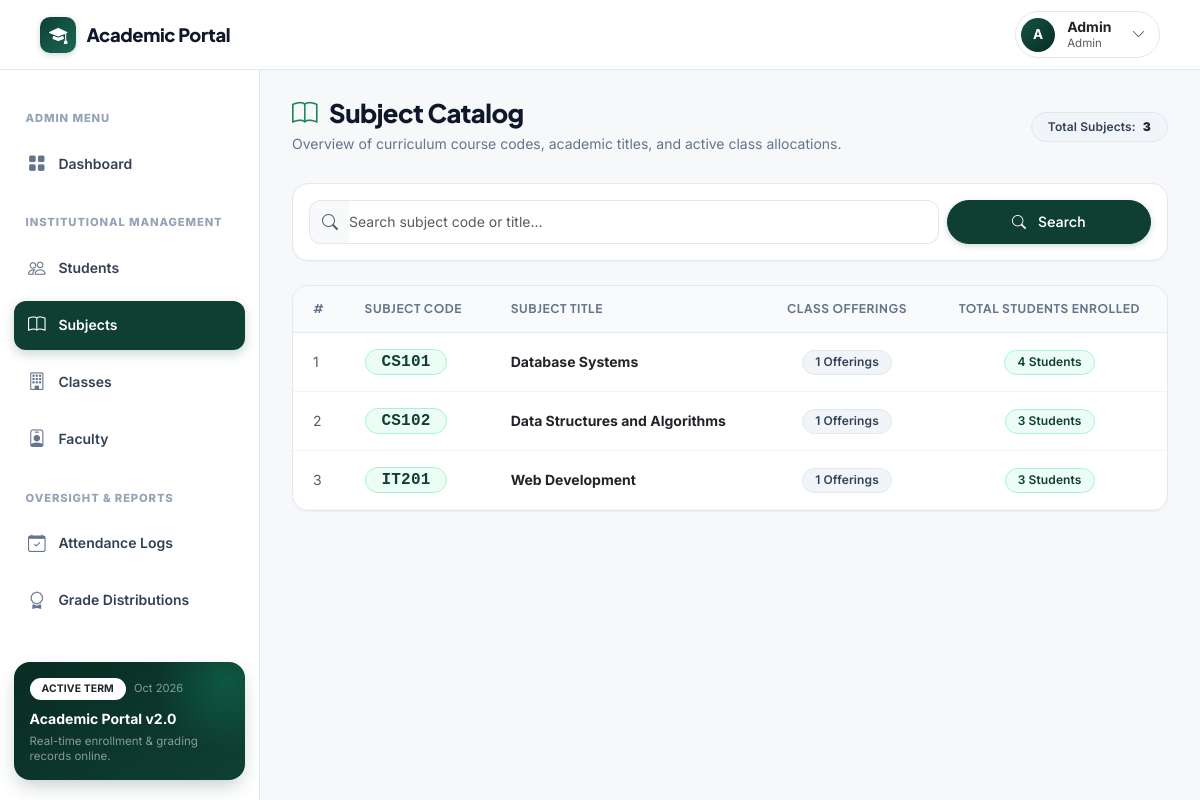
Screenshot of /dean/subjects.php (signed in) with the database file from the repository.
### tables this page shows
CREATE TABLE IF NOT EXISTS subjects (
    subject_id      INT             AUTO_INCREMENT PRIMARY KEY,
    subject_code    VARCHAR(20)     NOT NULL UNIQUE,
    subject_name    VARCHAR(100)    NOT NULL
);

### includes/permissions.php (called while the page is built, shortened)
<?php
function e($value): string {
    return htmlspecialchars((string)$value, ENT_QUOTES, 'UTF-8');
}

### dean/subjects.php (the view, shortened to what this page needs)
<?php
require_once __DIR__ . '/../includes/header.php';
$pdo = db_connect();
$search = trim($_GET['search'] ?? '');
$query = 'SELECT s.subject_id, s.subject_code, s.subject_name,
                 COUNT(DISTINCT c.class_id) AS total_classes,
                 COUNT(DISTINCT sc.student_id) AS total_enrolled_students
          FROM subjects s
          LEFT JOIN classes c ON s.subject_id = c.subject_id
          LEFT JOIN student_classes sc ON c.class_id = sc.class_id
          WHERE 1=1';
$params = [];
$query .= ' GROUP BY s.subject_id ORDER BY s.subject_code ASC';
$stmt = $pdo->prepare($query);
$stmt->execute($params);
$subjects = $stmt->fetchAll();
?>
<div class="page-header-row">
    <div>
        <h1 class="page-title">
            <i class="bi bi-book text-success me-1"></i>Subject Catalog
        </h1>
        <p class="page-subtitle">Overview of curriculum course codes, academic titles, and active class allocations.</p>
    </div>
    <div>
        <span class="badge bg-secondary px-3 py-2">
            Total Subjects: <strong class="text-dark ms-1"><?php echo count($subjects); ?></strong>
        </span>
    </div>
</div>
<div class="card mb-4">
    <div class="card-body p-3">
        <form method="GET" action="subjects.php" class="row g-2">
            <div class="col-md-9">
                <div class="input-group">
                    <span class="input-group-text bg-light border-end-0 text-muted">
                        <i class="bi bi-search"></i>
                    </span>
                    <input type="text" name="search" class="form-control border-start-0 ps-0" placeholder="Search subject code or title..." value="<?php echo e($search); ?>">
                </div>
            </div>
            <div class="col-md-3 d-flex gap-2">
                <button type="submit" class="btn btn-forest flex-grow-1">
                    <i class="bi bi-search me-1"></i> Search
                </button>
            </div>
        </form>
    </div>
</div>
<div class="card">
    <div class="table-responsive">
        <table class="table table-hover align-middle mb-0">
            <thead>
                <tr>
                    <th style="width: 50px;">#</th>
                    <th>Subject Code</th>
                    <th>Subject Title</th>
                    <th class="text-center">Class Offerings</th>
                    <th class="text-center">Total Students Enrolled</th>
                </tr>
            </thead>
            <tbody>
                <?php if (empty($subjects)): ?>
                    <tr>
                        <td colspan="5" class="text-center py-5 text-muted">
                            <i class="bi bi-journal-x fs-2 d-block mb-2 text-subtle"></i>
                            No subjects found matching your query.
                        </td>
                    </tr>
                <?php else: ?>
                    <?php foreach ($subjects as $idx => $sub): ?>
                        <tr>
                            <td class="text-muted small"><?php echo $idx + 1; ?></td>
                            <td>
                                <span class="badge bg-primary fs-6 px-3 py-1 font-monospace">
                                    <?php echo e($sub['subject_code']); ?>
                                </span>
                            </td>
                            <td>
                                <div class="fw-bold text-dark"><?php echo e($sub['subject_name']); ?></div>
                            </td>
                            <td class="text-center">
                                <span class="badge bg-secondary">
                                    <?php echo $sub['total_classes']; ?> Offerings
                                </span>
                            </td>
                            <td class="text-center">
                                <span class="badge bg-primary">
                                    <?php echo $sub['total_enrolled_students']; ?> Students
                                </span>
                            </td>
                        </tr>
                    <?php endforeach; ?>
                <?php endif; ?>
            </tbody>
        </table>
    </div>
</div>
<?php require_once __DIR__ . '/../includes/footer.php'; ?>

### rows the page displays
subjects: subject_code "CS101", subject_name "Database Systems", total_classes "1", total_enrolled_students "4"
subjects: subject_code "CS102", subject_name "Data Structures and Algorithms", total_classes "1", total_enrolled_students "3"
subjects: subject_code "IT201", subject_name "Web Development", total_classes "1", total_enrolled_students "3"

### other values shown
substr($display_name, 0, 1) "A"
$display_name "Admin"
$role_badge "Admin"
count($subjects) "3"
